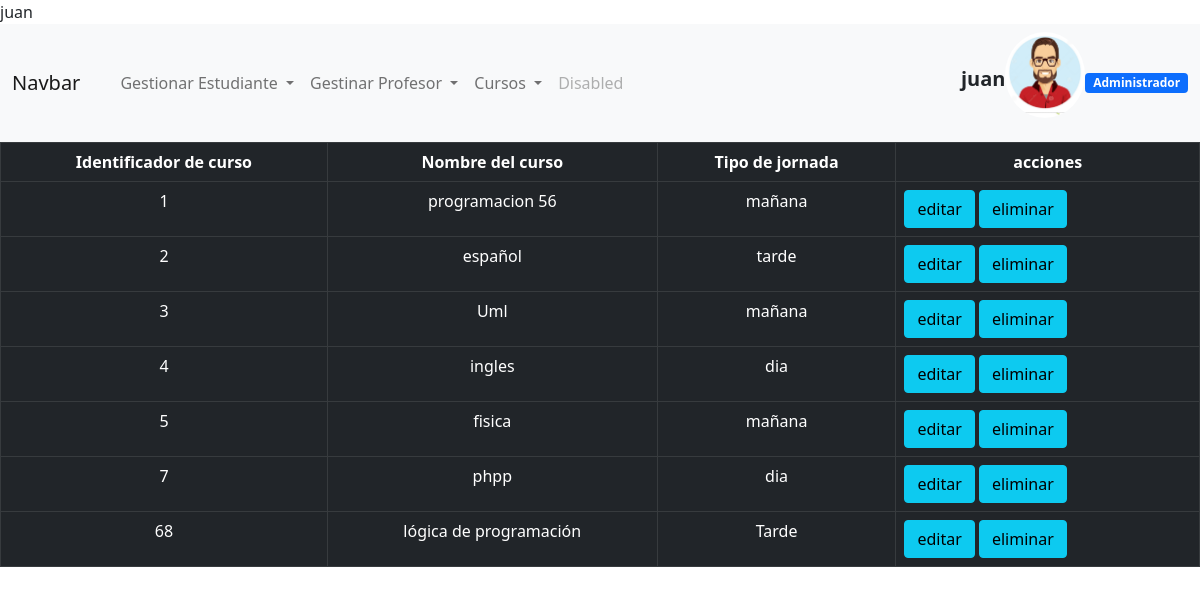
Screenshot of /ver_curso.php (signed in) with the database file from the repository.
### tables this page shows
CREATE TABLE `curso` (
  `codigo_curso` int(50) NOT NULL,
  `nombre_curso` varchar(50) NOT NULL,
  `jornada` varchar(50) NOT NULL
);

### ver_curso.php (the view, shortened to what this page needs)
<?php session_start();
if ($_SESSION['usuario']) {
    if ($_SESSION['rol'] == "0") {
?>
<!DOCTYPE html>
<html lang="en">
<head>
    <link href="https://cdn.jsdelivr.net/npm/bootstrap@5.0.2/dist/css/bootstrap.min.css"rel="stylesheet">
</head>
<body>
<nav class="navbar navbar-expand-lg navbar-light bg-light ">
  <div class="container-fluid">
    <a class="navbar-brand" href="#">Navbar</a>
    <div class="collapse navbar-collapse" id="navbarSupportedContent">
      <ul class="navbar-nav me-auto mb-2 mb-lg-0">
        <li class="nav-item">
          <a class="nav-link active" aria-current="page" href="#"></a>
        </li>
        <li class="nav-item dropdown">
          <a class="nav-link dropdown-toggle" href="#" id="navbarDropdown" role="button" data-bs-toggle="dropdown" aria-expanded="false">
            Gestionar Estudiante
          </a>
        </li>
        <li class="nav-item dropdown">
          <a class="nav-link dropdown-toggle" href="#" id="navbarDropdown" role="button" data-bs-toggle="dropdown" aria-expanded="false">
            Gestinar Profesor
          </a>
        </li>
        <li class="nav-item dropdown">
          <a class="nav-link dropdown-toggle" href="#" id="navbarDropdown" role="button" data-bs-toggle="dropdown" aria-expanded="false">
            Cursos
          </a>
        </li>
        <li class="nav-item">
          <a class="nav-link disabled" href="#" tabindex="-1" aria-disabled="true">Disabled</a>
        </li>
      </ul>
      <h5 class="mb-2"><strong><?php echo $_SESSION['nombre'] ."  ";?></strong></h5>
      <img src="images/avatar.jpg" class="rounded-circle mb-3" style="width: 80px;"
  alt="Avatar" />
<br>
<span class="badge bg-primary"><?php
if ($_SESSION['rol'] == "0") {
  echo " Administrador";
}elseif($_SESSION['rol'] == "1"){
  echo " Estudiante";
}else{
  echo " Profesor";
}
?></span></p>
    </div>
  </div>
</nav>
    <table class="table table-dark table-bordered">
        <thead>
            <tr>
                <th class="text-center"> Identificador de curso</th>
                <th class="text-center"> Nombre del curso</th>
                <th class="text-center"> Tipo de jornada</th>
                <th  class="text-center"> acciones </th>
            </tr>
        </thead>
        <tbody>
            <?php
            include("conexion.php");
            $query="SELECT * FROM curso";
            $consulta=mysqli_query($conexion,$query);
            while ($row=$consulta->fetch_assoc()) { ?>
                <tr>
                    <td class="text-center"><?php echo $row['codigo_curso']; ?> </td>
                    <td class="text-center"><?php echo $row['nombre_curso']; ?> </td>
                    <td class="text-center"><?php echo $row['jornada']; ?> </td>
                    <td> <a class="btn btn-info" href="modificar_curso.php?id_curso=<?php echo $row['codigo_curso'];
                    ?> " onclick="return confirmacionModificar()"> editar</a>
                    <a class="btn btn-info" href="pro_eliminar_curso.php?id_curso=<?php echo $row['codigo_curso'];
                    ?> " onclick="return confirmacionEliminar()"> eliminar</a>
                    </td>
                 </tr>
                 <?php
            }
            ?>
        </tbody>
    </table>
</body>
</html
<?php
    } else {
        header("Location: index.php");
    }
}else {
    header("Location: index.php");
}
?>

### rows the page displays
curso: codigo_curso "1", nombre_curso "programacion 56", jornada "mañana"
curso: codigo_curso "2", nombre_curso "español", jornada "tarde"
curso: codigo_curso "3", nombre_curso "Uml", jornada "mañana"
curso: codigo_curso "4", nombre_curso "ingles", jornada "dia"
curso: codigo_curso "5", nombre_curso "fisica", jornada "mañana"
curso: codigo_curso "7", nombre_curso "phpp", jornada "dia"
curso: codigo_curso "68", nombre_curso "lógica de programación", jornada "Tarde"

### other values shown
$_SESSION['nombre'] "juan"
